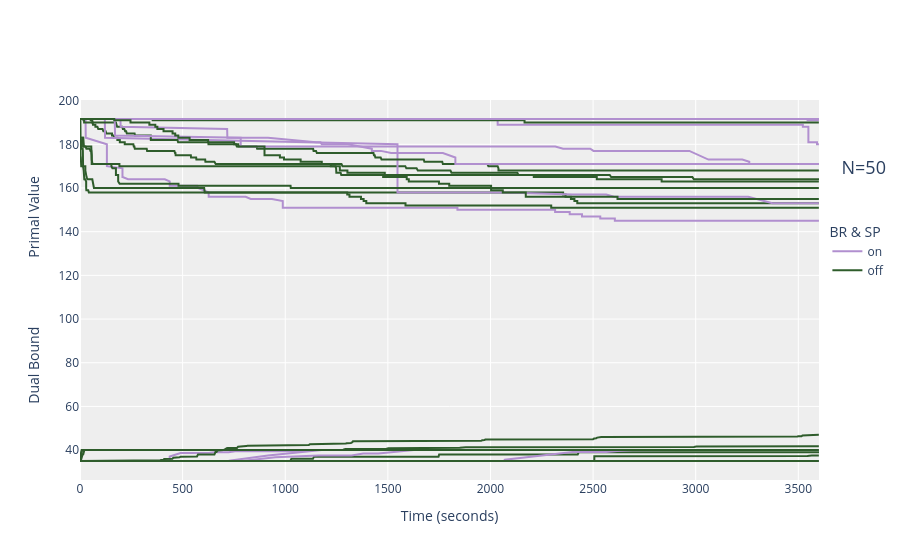

This figure's notebook cell:
### Code cell
Forms=F #["NU", "SU", "RU", "HU", "SBL", "SBM"]
N=['50']

Filter = Progress[Progress['Formulation'].isin(Forms) 
                & Progress['N'].isin(N) 
                ]

fig = go.Figure()

for f in ['NU', 'SU', 'RU', 'HU']:
    for ch in ['on','off']:
        Filter2 = Filter[Filter['Formulation'].isin([f+"spb"])
                            & Filter['C & H'].isin([ch])
                        ]
        fig.add_trace(go.Scatter(x=Filter2['Time'], y=Filter2['Incumbent'], mode='lines', name='on', line=dict(color='#B18FCF'), showlegend=False))
        fig.add_trace(go.Scatter(x=Filter2['Time'], y=Filter2['BestBd'], mode='lines', name='on', line=dict(color='#B18FCF'), showlegend=False))
        
        Filter3 = Filter[Filter['Formulation'].isin([f])
                            & Filter['C & H'].isin([ch])
                        ]
        fig.add_trace(go.Scatter(x=Filter3['Time'], y=Filter3['Incumbent'], mode='lines',name='off', line=dict(color='#2E5C2B'), showlegend=False))
        fig.add_trace(go.Scatter(x=Filter3['Time'], y=Filter3['BestBd'], mode='lines',name='off', line=dict(color='#2E5C2B'), showlegend=False))
        
fig.add_trace(go.Scatter(
    x=[None],
    y=[None],
    mode='lines',
    name='on',
    line=dict(color='#B18FCF')
))
fig.add_trace(go.Scatter(
    x=[None],
    y=[None],
    mode='lines',
    name='off',
    line=dict(color='#2E5C2B')
))

fig.update_layout(
    xaxis_title='Time (seconds)',
    yaxis_title='Dual Bound                   Primal Value',
    height=500,
    plot_bgcolor='rgba(200, 200, 200, 0.3)',
    legend_title_text='BR & SP',
    title=dict(
        text=f"N={N[0]}",  # your title
        x=0.935,                         
        y=0.7,                       
        xanchor='left',
        yanchor='middle',
        font=dict(size=18)
    ),
    legend=dict(
        title_text='BR & SP',
        x=1.01,   
        y=0.6,
        yanchor='middle',
        traceorder='normal'
    )
)

fig

### Figure 1 — Plotly figure (JSON) as saved in the notebook; plotly's stock layout.template omitted (floating-point values rounded to 4 significant figures; data arrays with more than 128 entries replaced by an {"elided": "..."} marker saying what was removed)
{"data": [{"line": {"color": "#B18FCF"}, "mode": "lines", "name": "on", "showlegend": false, "type": "scatter", "x": [27, 28, 131, 131, 131, 131, 131, 131, 131, 131, 207, 207, 207, 207, 207, 208, 234, 368, 368, 413, 437, 437, 437, 437, 490, 540, 561, 571, 575, 627, 627, 627, 627, 627, 632, 656, 667, 724, 756, 807, 832, 833, 894, 900, 935, 988, 988, 988, 1009, 1062, 1078, 1132, 1170, 1225, 1252, 1313, 1324, 1365, 1410, 1411, 1501, 1536, 1639, 1668, 1839, 1839, 1840, 2005, 2005, 2156, 2230, 2315, 2315, 2386, 2386, 2386, 2446, 2446, 2446, 2535, 2535, 2535, 2606, 2606, 2686, 2784, 2784, 2867, 3006, 3151, 3282, 3409, 3520, 3600, 3600.0], "y": [191.6, 183, 180, 179, 177, 176, 175, 173, 170, 170, 169, 168, 167, 166, 165, 165, 164, 164, 164, 164, 163, 161, 161, 161, 161, 161, 161, 161, 160, 158, 157, 157, 156, 156, 156, 156, 156, 156, 156, 156, 155, 155, 155, 155, 155, 154, 151, 151, 151, 151, 151, 151, 151, 151, 151, 151, 151, 151, 151, 151, 151, 151, 151, 151, 151, 150, 150, 150, 150, 150, 150, 150, 149, 149, 149, 148, 148, 147, 147, 147, 146, 146, 146, 145, 145, 145, 145, 145, 145, 145, 145, 145, 145, 145, 145.0]}, {"line": {"color": "#B18FCF"}, "mode": "lines", "name": "on", "showlegend": false, "type": "scatter", "x": [27, 28, 131, 131, 131, 131, 131, 131, 131, 131, 207, 207, 207, 207, 207, 208, 234, 368, 368, 413, 437, 437, 437, 437, 490, 540, 561, 571, 575, 627, 627, 627, 627, 627, 632, 656, 667, 724, 756, 807, 832, 833, 894, 900, 935, 988, 988, 988, 1009, 1062, 1078, 1132, 1170, 1225, 1252, 1313, 1324, 1365, 1410, 1411, 1501, 1536, 1639, 1668, 1839, 1839, 1840, 2005, 2005, 2156, 2230, 2315, 2315, 2386, 2386, 2386, 2446, 2446, 2446, 2535, 2535, 2535, 2606, 2606, 2686, 2784, 2784, 2867, 3006, 3151, 3282, 3409, 3520, 3600, 3600.0], "y": [35, 35, 35, 35, 35, 35, 35, 35, 35, 35, 35, 35, 35, 35, 35, 35, 35, 35, 35, 35, 35, 35, 35, 37.06, 38.65, 38.65, 38.65, 38.65, 38.65, 38.75, 38.75, 38.75, 38.75, 38.75, 38.75, 39.05, 39.05, 39.05, 39.42, 39.42, 39.42, 39.42, 39.42, 39.42, 39.42, 39.42, 39.42, 39.42, 39.42, 39.42, 39.42, 40, 40, 40, 40, 40, 40, 40, 40, 40, 40, 40, 40, 40, 40, 40, 40, 40, 40, 40, 40, 40, 40, 40, 40, 40, 40, 40, 40, 40, 40, 40, 40, 40, 40, 40, 40, 40, 40, 40, 40, 40, 40, 40, 40]}, {"line": {"color": "#2E5C2B"}, "mode": "lines", "name": "off", "showlegend": false, "type": "scatter", "x": {"elided": "298 float values"}, "y": {"elided": "298 float values"}}, {"line": {"color": "#2E5C2B"}, "mode": "lines", "name": "off", "showlegend": false, "type": "scatter", "x": {"elided": "298 float values"}, "y": {"elided": "298 float values"}}, {"line": {"color": "#B18FCF"}, "mode": "lines", "name": "on", "showlegend": false, "type": "scatter", "x": [27, 28, 45, 66, 84, 112, 140, 165, 204, 263, 336, 440, 587, 767, 968, 1187, 1389, 1566, 1735, 1877, 2035, 2035, 2212, 2373, 2384, 2424, 2450, 2465, 2472, 2483, 2505, 2534, 2550, 2562, 2575, 2590, 2603, 2620, 2634, 2643, 2655, 2673, 2688, 2698, 2713, 2726, 2740, 2752, 2770, 2784, 2806, 2821, 2836, 2851, 2866, 2882, 2915, 2937, 2955, 2973, 2991, 3011, 3040, 3060, 3082, 3105, 3129, 3151, 3182, 3216, 3240, 3267, 3300, 3329, 3363, 3393, 3426, 3459, 3491, 3522, 3522, 3549, 3549, 3591, 3591, 3600, 3600.0], "y": [191.6, 191.6, 191.6, 191.6, 191.6, 191.6, 191.6, 191.6, 191.6, 191.6, 191.6, 191.6, 191.6, 191.6, 191.6, 191.6, 191.6, 191.6, 191.6, 191.6, 191.6, 189, 189, 189, 189, 189, 189, 189, 189, 189, 189, 189, 189, 189, 189, 189, 189, 189, 189, 189, 189, 189, 189, 189, 189, 189, 189, 189, 189, 189, 189, 189, 189, 189, 189, 189, 189, 189, 189, 189, 189, 189, 189, 189, 189, 189, 189, 189, 189, 189, 189, 189, 189, 189, 189, 189, 189, 189, 189, 189, 188, 188, 181, 181, 180, 180, 180]}, {"line": {"color": "#B18FCF"}, "mode": "lines", "name": "on", "showlegend": false, "type": "scatter", "x": [27, 28, 45, 66, 84, 112, 140, 165, 204, 263, 336, 440, 587, 767, 968, 1187, 1389, 1566, 1735, 1877, 2035, 2035, 2212, 2373, 2384, 2424, 2450, 2465, 2472, 2483, 2505, 2534, 2550, 2562, 2575, 2590, 2603, 2620, 2634, 2643, 2655, 2673, 2688, 2698, 2713, 2726, 2740, 2752, 2770, 2784, 2806, 2821, 2836, 2851, 2866, 2882, 2915, 2937, 2955, 2973, 2991, 3011, 3040, 3060, 3082, 3105, 3129, 3151, 3182, 3216, 3240, 3267, 3300, 3329, 3363, 3393, 3426, 3459, 3491, 3522, 3522, 3549, 3549, 3591, 3591, 3600, 3600.0], "y": [35, 35, 35, 35, 35, 35, 35, 35, 35, 35, 35, 35, 35, 35, 35, 35, 35, 35, 35, 35, 35, 35, 35, 35, 35, 35, 35, 35, 35, 35, 35, 35, 35, 35, 35, 35, 35, 35, 35, 35, 35, 35, 35, 35, 35, 35, 35, 35, 35, 35, 35, 35, 35, 35, 35, 35, 35, 35, 35, 35, 35, 35, 35, 35, 35, 35, 35, 35, 35, 35, 35, 35, 35, 35, 35, 35, 35, 35, 35, 35, 35, 35, 35, 35, 35, 35, 35]}, {"line": {"color": "#2E5C2B"}, "mode": "lines", "name": "off", "showlegend": false, "type": "scatter", "x": {"elided": "727 float values"}, "y": {"elided": "727 float values"}}, {"line": {"color": "#2E5C2B"}, "mode": "lines", "name": "off", "showlegend": false, "type": "scatter", "x": {"elided": "727 float values"}, "y": {"elided": "727 int values"}}, {"line": {"color": "#B18FCF"}, "mode": "lines", "name": "on", "showlegend": false, "type": "scatter", "x": [121, 122, 1547, 1547, 1547, 1547, 1547, 1547, 1547, 1547, 1547, 1547, 1547, 1547, 1547, 1547, 1547, 1547, 1548, 2065, 2070, 2400, 2400, 2400, 2564, 2603, 2603, 2604, 2618, 2691, 2730, 2770, 2905, 2925, 3043, 3085, 3208, 3256, 3374, 3374, 3404, 3503, 3536, 3600.0], "y": [191.6, 183, 180, 177, 177, 176, 174, 169, 167, 166, 164, 163, 162, 161, 160, 159, 159, 158, 158, 158, 158, 157, 157, 157, 157, 156, 156, 156, 156, 156, 156, 156, 156, 156, 156, 156, 156, 156, 153, 153, 153, 153, 153, 153.0]}, {"line": {"color": "#B18FCF"}, "mode": "lines", "name": "on", "showlegend": false, "type": "scatter", "x": [121, 122, 1547, 1547, 1547, 1547, 1547, 1547, 1547, 1547, 1547, 1547, 1547, 1547, 1547, 1547, 1547, 1547, 1548, 2065, 2070, 2400, 2400, 2400, 2564, 2603, 2603, 2604, 2618, 2691, 2730, 2770, 2905, 2925, 3043, 3085, 3208, 3256, 3374, 3374, 3404, 3503, 3536, 3600.0], "y": [35, 35, 35, 35, 35, 35, 35, 35, 35, 35, 35, 35, 35, 35, 35, 35, 35, 35, 35, 35, 35.54, 39.08, 39.08, 39.08, 39.08, 39.63, 39.63, 39.63, 39.63, 39.94, 40, 40, 40, 40, 40, 40, 40, 40, 40, 40, 40, 40, 40, 40]}, {"line": {"color": "#2E5C2B"}, "mode": "lines", "name": "off", "showlegend": false, "type": "scatter", "x": {"elided": "333 float values"}, "y": {"elided": "333 float values"}}, {"line": {"color": "#2E5C2B"}, "mode": "lines", "name": "off", "showlegend": false, "type": "scatter", "x": {"elided": "333 float values"}, "y": {"elided": "333 float values"}}, {"line": {"color": "#B18FCF"}, "mode": "lines", "name": "on", "showlegend": false, "type": "scatter", "x": [117, 118, 247, 248, 483, 572, 622, 698, 1138, 1208, 1248, 1287, 1319, 1348, 1377, 1405, 1428, 1459, 1493, 1521, 1550, 1575, 1599, 1626, 1659, 1689, 1714, 1744, 1772, 1803, 1828, 1856, 1896, 1911, 2085, 2279, 2307, 2339, 2373, 2407, 2462, 2491, 2540, 2585, 2618, 2649, 2682, 2710, 2744, 2781, 2811, 2839, 2868, 2895, 2926, 2954, 2984, 3015, 3048, 3089, 3118, 3159, 3198, 3233, 3277, 3318, 3360, 3399, 3449, 3490, 3545, 3545, 3580, 3600, 3600.0], "y": [191.6, 191.6, 191.6, 191.6, 191.6, 191.6, 191.6, 191.6, 191.6, 191.6, 191.6, 191.6, 191.6, 191.6, 191.6, 191.6, 191.6, 191.6, 191.6, 191.6, 191.6, 191.6, 191.6, 191.6, 191.6, 191.6, 191.6, 191.6, 191.6, 191.6, 191.6, 191.6, 191.6, 191.6, 191.6, 191.6, 191.6, 191.6, 191.6, 191.6, 191.6, 191.6, 191.6, 191.6, 191.6, 191.6, 191.6, 191.6, 191.6, 191.6, 191.6, 191.6, 191.6, 191.6, 191.6, 191.6, 191.6, 191.6, 191.6, 191.6, 191.6, 191.6, 191.6, 191.6, 191.6, 191.6, 191.6, 191.6, 191.6, 191.6, 191.6, 191, 191, 191, 191]}, {"line": {"color": "#B18FCF"}, "mode": "lines", "name": "on", "showlegend": false, "type": "scatter", "x": [117, 118, 247, 248, 483, 572, 622, 698, 1138, 1208, 1248, 1287, 1319, 1348, 1377, 1405, 1428, 1459, 1493, 1521, 1550, 1575, 1599, 1626, 1659, 1689, 1714, 1744, 1772, 1803, 1828, 1856, 1896, 1911, 2085, 2279, 2307, 2339, 2373, 2407, 2462, 2491, 2540, 2585, 2618, 2649, 2682, 2710, 2744, 2781, 2811, 2839, 2868, 2895, 2926, 2954, 2984, 3015, 3048, 3089, 3118, 3159, 3198, 3233, 3277, 3318, 3360, 3399, 3449, 3490, 3545, 3545, 3580, 3600, 3600.0], "y": [35, 35, 35, 35, 35, 35, 35, 35, 35, 35, 35, 35, 35, 35, 35, 35, 35, 35, 35, 35, 35, 35, 35, 35, 35, 35, 35, 35, 35, 35, 35, 35, 35, 35, 35, 35, 35, 35, 35, 35, 35, 35, 35, 35, 35, 35, 35, 35, 35, 35, 35, 35, 35, 35, 35, 35, 35, 35, 35, 35, 35, 35, 35, 35, 35, 35, 35, 35, 35, 35, 35, 35, 35, 35, 35]}, {"line": {"color": "#2E5C2B"}, "mode": "lines", "name": "off", "showlegend": false, "type": "scatter", "x": {"elided": "745 float values"}, "y": {"elided": "745 float values"}}, {"line": {"color": "#2E5C2B"}, "mode": "lines", "name": "off", "showlegend": false, "type": "scatter", "x": {"elided": "745 float values"}, "y": {"elided": "745 float values"}}, {"line": {"color": "#B18FCF"}, "mode": "lines", "name": "on", "showlegend": false, "type": "scatter", "x": [197, 198, 717, 718, 725, 916, 1150, 1150, 1172, 1178, 1302, 1305, 1422, 1422, 1463, 1466, 1516, 1516, 1525, 1648, 1768, 1829, 1829, 1941, 2057, 2174, 2294, 2407, 2497, 2568, 2657, 2823, 2922, 3005, 3186, 3208, 3307, 3600.0], "y": [191.6, 188, 187, 183, 183, 183, 181, 181, 181, 180, 180, 180, 178, 177, 177, 177, 176, 176, 176, 176, 176, 174, 171, 171, 171, 171, 171, 171, 171, 171, 171, 171, 171, 171, 171, 171, 171, 171]}, {"line": {"color": "#B18FCF"}, "mode": "lines", "name": "on", "showlegend": false, "type": "scatter", "x": [197, 198, 717, 718, 725, 916, 1150, 1150, 1172, 1178, 1302, 1305, 1422, 1422, 1463, 1466, 1516, 1516, 1525, 1648, 1768, 1829, 1829, 1941, 2057, 2174, 2294, 2407, 2497, 2568, 2657, 2823, 2922, 3005, 3186, 3208, 3307, 3600.0], "y": [35, 35, 35.11, 35.11, 35.11, 37.53, 40, 40, 40, 40, 40, 40, 40, 40, 40, 40, 40, 40, 40, 40, 40, 40, 40, 40, 40, 40, 40, 40, 40, 40, 40, 40, 40, 40, 40, 40, 40, 40]}, {"line": {"color": "#2E5C2B"}, "mode": "lines", "name": "off", "showlegend": false, "type": "scatter", "x": {"elided": "317 float values"}, "y": {"elided": "317 float values"}}, {"line": {"color": "#2E5C2B"}, "mode": "lines", "name": "off", "showlegend": false, "type": "scatter", "x": {"elided": "317 float values"}, "y": {"elided": "317 float values"}}, {"line": {"color": "#B18FCF"}, "mode": "lines", "name": "on", "showlegend": false, "type": "scatter", "x": [190, 196, 296, 373, 522, 560, 607, 744, 920, 1014, 1093, 1159, 1211, 1273, 1343, 1398, 1469, 1530, 1584, 1646, 1705, 1764, 1813, 1860, 1909, 1951, 2008, 2049, 2099, 2143, 2187, 2232, 2281, 2333, 2373, 2432, 2441, 2676, 2833, 3001, 3033, 3086, 3218, 3328, 3403, 3459, 3507, 3550, 3596, 3600, 3600.0], "y": [191.6, 191.6, 191.6, 191.6, 191.6, 191.6, 191.6, 191.6, 191.6, 191.6, 191.6, 191.6, 191.6, 191.6, 191.6, 191.6, 191.6, 191.6, 191.6, 191.6, 191.6, 191.6, 191.6, 191.6, 191.6, 191.6, 191.6, 191.6, 191.6, 191.6, 191.6, 191.6, 191.6, 191.6, 191.6, 191.6, 191.6, 191.6, 191.6, 191.6, 191.6, 191.6, 191.6, 191.6, 191.6, 191.6, 191.6, 191.6, 191.6, 191.6, 191.6]}, {"line": {"color": "#B18FCF"}, "mode": "lines", "name": "on", "showlegend": false, "type": "scatter", "x": [190, 196, 296, 373, 522, 560, 607, 744, 920, 1014, 1093, 1159, 1211, 1273, 1343, 1398, 1469, 1530, 1584, 1646, 1705, 1764, 1813, 1860, 1909, 1951, 2008, 2049, 2099, 2143, 2187, 2232, 2281, 2333, 2373, 2432, 2441, 2676, 2833, 3001, 3033, 3086, 3218, 3328, 3403, 3459, 3507, 3550, 3596, 3600, 3600.0], "y": [35, 35, 35, 35, 35, 35, 35, 35, 35, 35, 35, 35, 35, 35, 35, 35, 35, 35, 35, 35, 35, 35, 35, 35, 35, 35, 35, 35, 35, 35, 35, 35, 35, 35, 35, 35, 35, 35, 35, 35, 35, 35, 35, 35, 35, 35, 35, 35, 35, 35, 35]}, {"line": {"color": "#2E5C2B"}, "mode": "lines", "name": "off", "showlegend": false, "type": "scatter", "x": {"elided": "501 float values"}, "y": {"elided": "501 float values"}}, {"line": {"color": "#2E5C2B"}, "mode": "lines", "name": "off", "showlegend": false, "type": "scatter", "x": {"elided": "501 float values"}, "y": {"elided": "501 int values"}}, {"line": {"color": "#B18FCF"}, "mode": "lines", "name": "on", "showlegend": false, "type": "scatter", "x": [169, 171, 783, 783, 783, 789, 952, 1162, 1323, 1380, 1434, 1454, 1627, 1712, 1883, 1967, 2170, 2316, 2354, 2354, 2486, 2502, 2653, 2679, 2815, 2969, 3062, 3099, 3227, 3261, 3261, 3327, 3476, 3600, 3600.0], "y": [191.6, 184, 183, 179, 179, 179, 179, 179, 179, 179, 179, 179, 179, 179, 179, 179, 179, 179, 178, 178, 178, 177, 177, 177, 177, 177, 173, 173, 173, 172, 171, 171, 171, 171, 171]}, {"line": {"color": "#B18FCF"}, "mode": "lines", "name": "on", "showlegend": false, "type": "scatter", "x": [169, 171, 783, 783, 783, 789, 952, 1162, 1323, 1380, 1434, 1454, 1627, 1712, 1883, 1967, 2170, 2316, 2354, 2354, 2486, 2502, 2653, 2679, 2815, 2969, 3062, 3099, 3227, 3261, 3261, 3327, 3476, 3600, 3600.0], "y": [35, 35, 35, 35, 35, 35, 36.68, 37.53, 37.53, 38.45, 38.45, 38.45, 40, 40, 40, 40, 40, 40, 40, 40, 40, 40, 40, 40, 40, 40, 40, 40, 40, 40, 40, 40, 40, 40, 40]}, {"line": {"color": "#2E5C2B"}, "mode": "lines", "name": "off", "showlegend": false, "type": "scatter", "x": {"elided": "236 float values"}, "y": {"elided": "236 float values"}}, {"line": {"color": "#2E5C2B"}, "mode": "lines", "name": "off", "showlegend": false, "type": "scatter", "x": {"elided": "236 float values"}, "y": {"elided": "236 float values"}}, {"line": {"color": "#B18FCF"}, "mode": "lines", "name": "on", "showlegend": false, "type": "scatter", "x": [165, 174, 454, 726, 849, 894, 953, 1127, 1280, 1375, 1489, 1588, 1668, 1726, 1809, 1881, 1959, 2034, 2111, 2179, 2239, 2309, 2372, 2444, 2527, 2596, 2677, 2758, 2824, 2897, 2962, 3036, 3106, 3177, 3251, 3337, 3418, 3495, 3578, 3600, 3600.0], "y": [191.6, 191.6, 191.6, 191.6, 191.6, 191.6, 191.6, 191.6, 191.6, 191.6, 191.6, 191.6, 191.6, 191.6, 191.6, 191.6, 191.6, 191.6, 191.6, 191.6, 191.6, 191.6, 191.6, 191.6, 191.6, 191.6, 191.6, 191.6, 191.6, 191.6, 191.6, 191.6, 191.6, 191.6, 191.6, 191.6, 191.6, 191.6, 191.6, 191.6, 191.6]}, {"line": {"color": "#B18FCF"}, "mode": "lines", "name": "on", "showlegend": false, "type": "scatter", "x": [165, 174, 454, 726, 849, 894, 953, 1127, 1280, 1375, 1489, 1588, 1668, 1726, 1809, 1881, 1959, 2034, 2111, 2179, 2239, 2309, 2372, 2444, 2527, 2596, 2677, 2758, 2824, 2897, 2962, 3036, 3106, 3177, 3251, 3337, 3418, 3495, 3578, 3600, 3600.0], "y": [35, 35, 35, 35, 35, 35, 35, 35, 35, 35, 35, 35, 35, 35, 35, 35, 35, 35, 35, 35, 35, 35, 35, 35, 35, 35, 35, 35, 35, 35, 35, 35, 35, 35, 35, 35, 35, 35, 35, 35, 35]}, {"line": {"color": "#2E5C2B"}, "mode": "lines", "name": "off", "showlegend": false, "type": "scatter", "x": {"elided": "248 float values"}, "y": {"elided": "248 float values"}}, {"line": {"color": "#2E5C2B"}, "mode": "lines", "name": "off", "showlegend": false, "type": "scatter", "x": {"elided": "248 float values"}, "y": {"elided": "248 int values"}}, {"line": {"color": "#B18FCF"}, "mode": "lines", "name": "on", "type": "scatter", "x": [null], "y": [null]}, {"line": {"color": "#2E5C2B"}, "mode": "lines", "name": "off", "type": "scatter", "x": [null], "y": [null]}], "layout": {"autosize": true, "legend": {"title": {"text": "BR & SP"}, "traceorder": "normal", "x": 1.01, "y": 0.6, "yanchor": "middle"}, "plot_bgcolor": "rgba(200, 200, 200, 0.3)", "title": {"font": {"size": 18}, "text": "N=50", "x": 0.935, "xanchor": "left", "y": 0.7, "yanchor": "middle"}, "xaxis": {"autorange": true, "range": [0, 3601.0], "title": {"text": "Time (seconds)"}, "type": "linear"}, "yaxis": {"autorange": true, "range": [26.3, 200.3], "title": {"text": "Dual Bound                   Primal Value"}, "type": "linear"}}}
